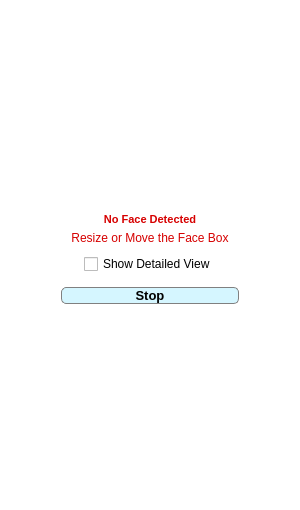
<?xml version="1.0" encoding="UTF-8"?>
<ui version="4.0">
 <class>active_model</class>
 <widget class="QWidget" name="active_model">
  <property name="geometry">
   <rect>
    <x>0</x>
    <y>0</y>
    <width>300</width>
    <height>510</height>
   </rect>
  </property>
  <property name="palette">
   <palette>
    <active>
     <colorrole role="Base">
      <brush brushstyle="SolidPattern">
       <color alpha="255">
        <red>255</red>
        <green>255</green>
        <blue>255</blue>
       </color>
      </brush>
     </colorrole>
     <colorrole role="Window">
      <brush brushstyle="SolidPattern">
       <color alpha="255">
        <red>255</red>
        <green>255</green>
        <blue>255</blue>
       </color>
      </brush>
     </colorrole>
    </active>
    <inactive>
     <colorrole role="Base">
      <brush brushstyle="SolidPattern">
       <color alpha="255">
        <red>255</red>
        <green>255</green>
        <blue>255</blue>
       </color>
      </brush>
     </colorrole>
     <colorrole role="Window">
      <brush brushstyle="SolidPattern">
       <color alpha="255">
        <red>255</red>
        <green>255</green>
        <blue>255</blue>
       </color>
      </brush>
     </colorrole>
    </inactive>
    <disabled>
     <colorrole role="Base">
      <brush brushstyle="SolidPattern">
       <color alpha="255">
        <red>255</red>
        <green>255</green>
        <blue>255</blue>
       </color>
      </brush>
     </colorrole>
     <colorrole role="Window">
      <brush brushstyle="SolidPattern">
       <color alpha="255">
        <red>255</red>
        <green>255</green>
        <blue>255</blue>
       </color>
      </brush>
     </colorrole>
    </disabled>
   </palette>
  </property>
  <property name="windowTitle">
   <string>ReLuu</string>
  </property>
  <property name="styleSheet">
   <string notr="true">QLineEdit {
 border-radius: 5px;
border: 0.5px solid gray;
}

QPushButton{
border-radius:5px;
background-color: #d5f6ff;
border: 0.5px solid gray;
}

QPushButton::hover {
background-color: #befeff
}</string>
  </property>
  <layout class="QVBoxLayout" name="verticalLayout_2">
   <item>
    <layout class="QVBoxLayout" name="active_model_layout">
     <item>
      <layout class="QVBoxLayout" name="icon_layout">
       <item>
        <layout class="QVBoxLayout" name="emotion_icon_layout">
         <property name="sizeConstraint">
          <enum>QLayout::SetFixedSize</enum>
         </property>
        </layout>
       </item>
       <item>
        <layout class="QVBoxLayout" name="warning_layout" stretch="0,0">
         <property name="spacing">
          <number>0</number>
         </property>
         <property name="sizeConstraint">
          <enum>QLayout::SetMaximumSize</enum>
         </property>
         <property name="topMargin">
          <number>7</number>
         </property>
         <property name="bottomMargin">
          <number>0</number>
         </property>
         <item>
          <widget class="QLabel" name="warning_label1">
           <property name="maximumSize">
            <size>
             <width>166666</width>
             <height>15</height>
            </size>
           </property>
           <property name="palette">
            <palette>
             <active>
              <colorrole role="WindowText">
               <brush brushstyle="SolidPattern">
                <color alpha="255">
                 <red>214</red>
                 <green>0</green>
                 <blue>0</blue>
                </color>
               </brush>
              </colorrole>
              <colorrole role="Text">
               <brush brushstyle="SolidPattern">
                <color alpha="255">
                 <red>218</red>
                 <green>0</green>
                 <blue>0</blue>
                </color>
               </brush>
              </colorrole>
              <colorrole role="ToolTipText">
               <brush brushstyle="SolidPattern">
                <color alpha="255">
                 <red>255</red>
                 <green>0</green>
                 <blue>0</blue>
                </color>
               </brush>
              </colorrole>
             </active>
             <inactive>
              <colorrole role="WindowText">
               <brush brushstyle="SolidPattern">
                <color alpha="255">
                 <red>214</red>
                 <green>0</green>
                 <blue>0</blue>
                </color>
               </brush>
              </colorrole>
              <colorrole role="Text">
               <brush brushstyle="SolidPattern">
                <color alpha="255">
                 <red>218</red>
                 <green>0</green>
                 <blue>0</blue>
                </color>
               </brush>
              </colorrole>
              <colorrole role="ToolTipText">
               <brush brushstyle="SolidPattern">
                <color alpha="255">
                 <red>255</red>
                 <green>0</green>
                 <blue>0</blue>
                </color>
               </brush>
              </colorrole>
             </inactive>
             <disabled>
              <colorrole role="WindowText">
               <brush brushstyle="SolidPattern">
                <color alpha="255">
                 <red>120</red>
                 <green>120</green>
                 <blue>120</blue>
                </color>
               </brush>
              </colorrole>
              <colorrole role="Text">
               <brush brushstyle="SolidPattern">
                <color alpha="255">
                 <red>120</red>
                 <green>120</green>
                 <blue>120</blue>
                </color>
               </brush>
              </colorrole>
              <colorrole role="ToolTipText">
               <brush brushstyle="SolidPattern">
                <color alpha="255">
                 <red>255</red>
                 <green>0</green>
                 <blue>0</blue>
                </color>
               </brush>
              </colorrole>
             </disabled>
            </palette>
           </property>
           <property name="font">
            <font>
             <family>Segoe UI Symbol</family>
             <pointsize>8</pointsize>
             <weight>75</weight>
             <bold>true</bold>
            </font>
           </property>
           <property name="text">
            <string>No Face Detected</string>
           </property>
           <property name="scaledContents">
            <bool>false</bool>
           </property>
           <property name="alignment">
            <set>Qt::AlignCenter</set>
           </property>
           <property name="wordWrap">
            <bool>false</bool>
           </property>
          </widget>
         </item>
         <item>
          <widget class="QLabel" name="warning_label2">
           <property name="maximumSize">
            <size>
             <width>166666</width>
             <height>21</height>
            </size>
           </property>
           <property name="palette">
            <palette>
             <active>
              <colorrole role="WindowText">
               <brush brushstyle="SolidPattern">
                <color alpha="255">
                 <red>214</red>
                 <green>0</green>
                 <blue>0</blue>
                </color>
               </brush>
              </colorrole>
             </active>
             <inactive>
              <colorrole role="WindowText">
               <brush brushstyle="SolidPattern">
                <color alpha="255">
                 <red>214</red>
                 <green>0</green>
                 <blue>0</blue>
                </color>
               </brush>
              </colorrole>
             </inactive>
             <disabled>
              <colorrole role="WindowText">
               <brush brushstyle="SolidPattern">
                <color alpha="255">
                 <red>120</red>
                 <green>120</green>
                 <blue>120</blue>
                </color>
               </brush>
              </colorrole>
             </disabled>
            </palette>
           </property>
           <property name="font">
            <font>
             <family>Segoe UI Symbol</family>
            </font>
           </property>
           <property name="text">
            <string>Resize or Move the Face Box</string>
           </property>
           <property name="alignment">
            <set>Qt::AlignCenter</set>
           </property>
          </widget>
         </item>
        </layout>
       </item>
       <item>
        <layout class="QVBoxLayout" name="detailed_view_layout">
         <property name="sizeConstraint">
          <enum>QLayout::SetMaximumSize</enum>
         </property>
         <item alignment="Qt::AlignHCenter">
          <widget class="QCheckBox" name="detailed_view_checkbox">
           <property name="font">
            <font>
             <family>Segoe UI Symbol</family>
            </font>
           </property>
           <property name="text">
            <string>Show Detailed View</string>
           </property>
           <property name="checked">
            <bool>false</bool>
           </property>
          </widget>
         </item>
        </layout>
       </item>
      </layout>
     </item>
     <item>
      <layout class="QHBoxLayout" name="button_layout">
       <property name="leftMargin">
        <number>50</number>
       </property>
       <property name="topMargin">
        <number>7</number>
       </property>
       <property name="rightMargin">
        <number>50</number>
       </property>
       <item>
        <widget class="QPushButton" name="stop_session_button">
         <property name="font">
          <font>
           <pointsize>10</pointsize>
           <weight>75</weight>
           <bold>true</bold>
          </font>
         </property>
         <property name="text">
          <string>Stop</string>
         </property>
        </widget>
       </item>
      </layout>
     </item>
    </layout>
   </item>
  </layout>
 </widget>
 <resources/>
 <connections/>
</ui>
